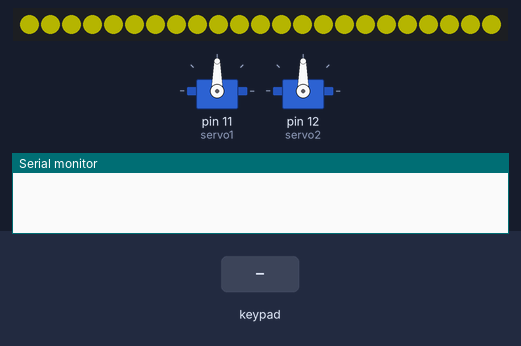
Recording of a sketch running on a simulated Arduino Uno, built with avr-gcc and run on an emulated ATmega328P. Shown: 23 RGB LEDs in strip order, left to right, 2 × servo, the last lines printed to the serial monitor. The test bench sets the inputs (shaded band). Dim RGB values are drawn brighter than linear.

Above: at 4.2 s.
4.3 s: keypad keys 1 6 5 A B * pressed 0.4 s apart
At 7.7 s:
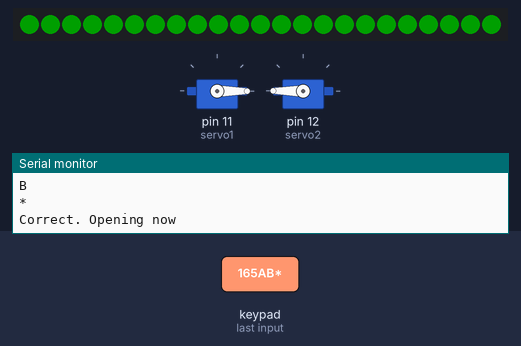
8.2 s: keypad keys 9 8 7 6 * pressed 0.4 s apart
At 13.0 s:
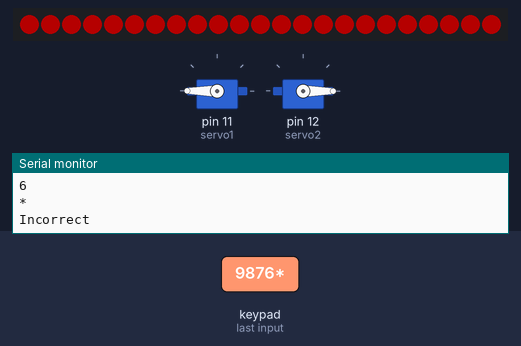
13.2 s: key 'C' pressed
At 14.1 s:
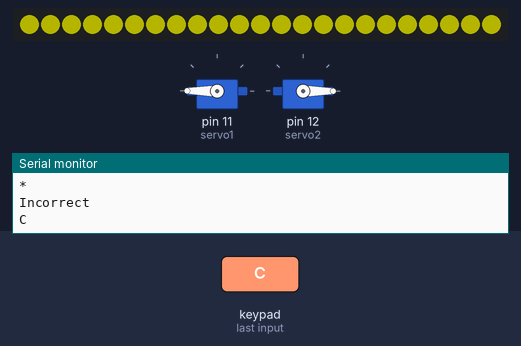
14.7 s: key '*' pressed
At 15.4 s:
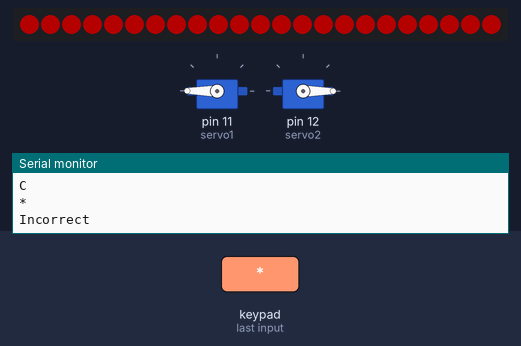
16.2 s: key '1' pressed
At 17.6 s:
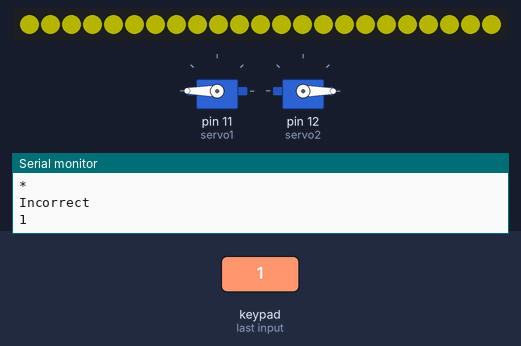
Timing chart, 0 to 19.2 s (numbered marks = the images above; inputs shaded):
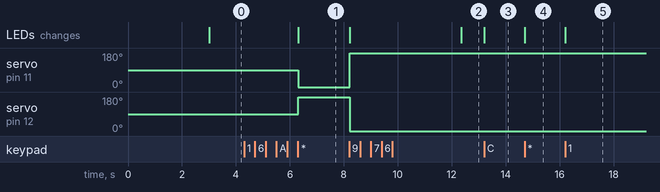

The sketch:

Final_safe_code.ino
```cpp
#include <Keypad.h>
#include <FastLED.h>

#include <Servo.h>


#define LED_PIN     13
#define NUM_LEDS    23
#define BRIGHTNESS  64
#define LED_TYPE    WS2811
#define COLOR_ORDER GRB

#define UPDATES_PER_SECOND 100

// Create two Servo objects to control the motors
Servo servo1;
Servo servo2;

CRGB leds[NUM_LEDS];
uint8_t palette_Index = 0;

const byte ROWS = 4;
const byte COLS = 4;

const int passwordLength = 6;  // 1 more character than the length of the correct password
char password_variable[passwordLength] = "";  // Stores entered password
char correct_code[] = "165AB";  // Correct password
bool door_open = false;

char hexaKeys[ROWS][COLS] = {
  {'1', '2', '3', 'A'},
  {'4', '5', '6', 'B'},
  {'7', '8', '9', 'C'},
  {'*', '0', '#', 'D'}
};

byte rowPins[ROWS] = {9, 8, 7, 6};
byte colPins[COLS] = {5, 4, 3, 2};

Keypad customKeypad = Keypad(makeKeymap(hexaKeys), rowPins, colPins, ROWS, COLS);

void setup() {
  Serial.begin(9600);

  // LED setup
  delay(3000); // power-up safety delay
  FastLED.addLeds<LED_TYPE, LED_PIN, COLOR_ORDER>(leds, NUM_LEDS).setCorrection(TypicalLEDStrip);
  FastLED.setBrightness(BRIGHTNESS);

  // Set the default color to yellow for all LEDs
  fill_solid(leds, NUM_LEDS, CRGB::Yellow);
  FastLED.show();
  servo1.attach(11);  // Attach the first servo to pin 11
  servo2.attach(12); // Attach the second servo to pin 12
}

void loop() {
  char customKey = customKeypad.getKey();
  static uint8_t startIndex = 0;
  startIndex = startIndex + 1; /* motion speed */

  if (customKey) {
    Serial.println(customKey);

    if (customKey == '#') {
      // Reset password
      memset(password_variable, 0, passwordLength);  // Clear the array
      Serial.println("Password reset");

      // Set all LEDs to yellow
      fill_solid(leds, NUM_LEDS, CRGB::Yellow);
      FastLED.show();

      if (door_open == true) {
        //close door
        servo1.write(180);  // Servo 1 to 180 degrees
        servo2.write(0);  // Servo 2 to 0 degrees (opposite direction)
        delay(1000); // Wait for 1 second
      }

    } else if (customKey == '*') {
      // Verify password
      if (strcmp(password_variable, correct_code) == 0) {
        Serial.println("Correct. Opening now");
          fill_solid(leds, NUM_LEDS, CRGB::Green);
          FastLED.show();
          if (door_open == false) {
          //close door
          servo1.write(0);  // Servo 1 to 180 degrees
          servo2.write(180);  // Servo 2 to 0 degrees (opposite direction)
          door_open = true;
          delay(1000); // Wait for 1 second

        }

        // Set all LEDs to green

      } else {
        Serial.println("Incorrect");

        // Set all LEDs to red
        fill_solid(leds, NUM_LEDS, CRGB::Red);
        FastLED.show();
      }
      memset(password_variable, 0, passwordLength);  // Clear for new input
    } else {
      // Append character to password (if not full)
      int len = strlen(password_variable);
      if (len < passwordLength - 1) {
        password_variable[len] = customKey;
        password_variable[len + 1] = '\0';  // Ensure null termination
      }

      // Set all LEDs to yellow
      fill_solid(leds, NUM_LEDS, CRGB::Yellow);
      FastLED.show();

      if (door_open == true) {
        //close door
        servo1.write(180);  // Servo 1 to 180 degrees
        servo2.write(0);  // Servo 2 to 0 degrees (opposite direction)
        delay(1000); // Wait for 1 second
      }

    }
  }

  FastLED.delay(1000 / UPDATES_PER_SECOND);
}
```

Measured:
- after the input at 4.3 s, servo on pin 11 (servo1): 90° → 0° after 2.0 s; servo on pin 12 (servo2): 90° → 180° after 2.0 s; the LEDs: change after 2.0 s (image 1)
- after the input at 8.2 s, servo on pin 11 (servo1): 0° → 180° at once; servo on pin 12 (servo2): 180° → 0° at once; the LEDs: first change at once (image 2 shows a later state)
- after the input at 13.2 s, the LEDs: change at once (image 3)
- after the input at 14.7 s, the LEDs: change at once (image 4)
- after the input at 16.2 s, the LEDs: change at once (image 5)
